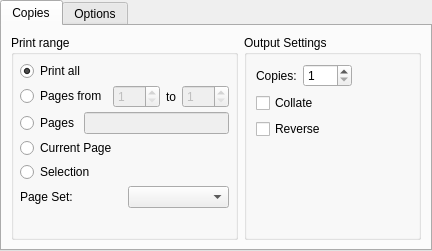
<?xml version="1.0" encoding="UTF-8"?>
<ui version="4.0">
 <class>QPrintSettingsOutput</class>
 <widget class="QWidget" name="QPrintSettingsOutput">
  <property name="geometry">
   <rect>
    <x>0</x>
    <y>0</y>
    <width>432</width>
    <height>251</height>
   </rect>
  </property>
  <property name="windowTitle">
   <string>Form</string>
  </property>
  <layout class="QHBoxLayout" name="horizontalLayout_2">
   <property name="leftMargin">
    <number>0</number>
   </property>
   <property name="topMargin">
    <number>0</number>
   </property>
   <property name="rightMargin">
    <number>0</number>
   </property>
   <property name="bottomMargin">
    <number>0</number>
   </property>
   <item>
    <widget class="QTabWidget" name="tabs">
     <property name="currentIndex">
      <number>0</number>
     </property>
     <widget class="QWidget" name="copiesTab">
      <attribute name="title">
       <string>Copies</string>
      </attribute>
      <layout class="QHBoxLayout" name="horizontalLayout">
       <item>
        <widget class="QGroupBox" name="gbPrintRange">
         <property name="sizePolicy">
          <sizepolicy hsizetype="Preferred" vsizetype="Minimum">
           <horstretch>0</horstretch>
           <verstretch>0</verstretch>
          </sizepolicy>
         </property>
         <property name="title">
          <string>Print range</string>
         </property>
         <layout class="QVBoxLayout" name="_3">
          <property name="spacing">
           <number>4</number>
          </property>
          <property name="leftMargin">
           <number>6</number>
          </property>
          <property name="topMargin">
           <number>6</number>
          </property>
          <property name="rightMargin">
           <number>6</number>
          </property>
          <property name="bottomMargin">
           <number>6</number>
          </property>
          <item>
           <widget class="QRadioButton" name="printAll">
            <property name="text">
             <string>Print all</string>
            </property>
            <property name="checked">
             <bool>true</bool>
            </property>
           </widget>
          </item>
          <item>
           <layout class="QHBoxLayout" name="_4">
            <property name="spacing">
             <number>6</number>
            </property>
            <property name="leftMargin">
             <number>0</number>
            </property>
            <property name="topMargin">
             <number>0</number>
            </property>
            <property name="rightMargin">
             <number>0</number>
            </property>
            <property name="bottomMargin">
             <number>0</number>
            </property>
            <item>
             <widget class="QRadioButton" name="printRange">
              <property name="text">
               <string>Pages from</string>
              </property>
             </widget>
            </item>
            <item>
             <widget class="QSpinBox" name="from">
              <property name="enabled">
               <bool>false</bool>
              </property>
              <property name="minimum">
               <number>1</number>
              </property>
              <property name="maximum">
               <number>999</number>
              </property>
             </widget>
            </item>
            <item>
             <widget class="QLabel" name="label_3">
              <property name="text">
               <string>to</string>
              </property>
             </widget>
            </item>
            <item>
             <widget class="QSpinBox" name="to">
              <property name="enabled">
               <bool>false</bool>
              </property>
              <property name="minimum">
               <number>1</number>
              </property>
              <property name="maximum">
               <number>999</number>
              </property>
             </widget>
            </item>
            <item>
             <spacer>
              <property name="orientation">
               <enum>Qt::Horizontal</enum>
              </property>
              <property name="sizeHint" stdset="0">
               <size>
                <width>0</width>
                <height>20</height>
               </size>
              </property>
             </spacer>
            </item>
           </layout>
          </item>
          <item>
           <layout class="QHBoxLayout" name="pagesLayout">
            <item>
             <widget class="QRadioButton" name="pagesRadioButton">
              <property name="text">
               <string>Pages</string>
              </property>
             </widget>
            </item>
            <item>
             <widget class="QLineEdit" name="pagesLineEdit">
              <property name="enabled">
               <bool>false</bool>
              </property>
              <property name="toolTip">
               <string>Specify pages or ranges separated by commas. Ranges are specified by two numbers separated by a hyphen. E.g: 3,5-7,9 prints pages 3, 5, 6, 7 and 9.</string>
              </property>
             </widget>
            </item>
           </layout>
          </item>
          <item>
           <widget class="QRadioButton" name="printCurrentPage">
            <property name="text">
             <string>Current Page</string>
            </property>
           </widget>
          </item>
          <item>
           <widget class="QRadioButton" name="printSelection">
            <property name="text">
             <string>Selection</string>
            </property>
           </widget>
          </item>
          <item>
           <layout class="QHBoxLayout" name="_5">
            <property name="spacing">
             <number>6</number>
            </property>
            <property name="bottomMargin">
             <number>0</number>
            </property>
            <item>
             <widget class="QLabel" name="pageSetLabel">
              <property name="text">
               <string>Page Set:</string>
              </property>
              <property name="visible">
               <bool>false</bool>
              </property>
             </widget>
            </item>
            <item>
             <widget class="QComboBox" name="pageSetCombo">
              <property name="visible">
               <bool>false</bool>
              </property>
             </widget>
            </item>
           </layout>
          </item>
          <item>
           <spacer name="verticalSpacer">
            <property name="orientation">
             <enum>Qt::Vertical</enum>
            </property>
            <property name="sizeHint" stdset="0">
             <size>
              <width>1</width>
              <height>1</height>
             </size>
            </property>
           </spacer>
          </item>
         </layout>
        </widget>
       </item>
       <item>
        <widget class="QGroupBox" name="groupBox">
         <property name="title">
          <string>Output Settings</string>
         </property>
         <layout class="QGridLayout" name="gridLayout">
          <item row="0" column="0">
           <widget class="QLabel" name="label">
            <property name="text">
             <string>Copies:</string>
            </property>
            <property name="buddy">
             <cstring>copies</cstring>
            </property>
           </widget>
          </item>
          <item row="0" column="1" colspan="2">
           <widget class="QSpinBox" name="copies">
            <property name="minimum">
             <number>1</number>
            </property>
            <property name="maximum">
             <number>999</number>
            </property>
           </widget>
          </item>
          <item row="0" column="3">
           <spacer name="horizontalSpacer">
            <property name="orientation">
             <enum>Qt::Horizontal</enum>
            </property>
            <property name="sizeHint" stdset="0">
             <size>
              <width>91</width>
              <height>20</height>
             </size>
            </property>
           </spacer>
          </item>
          <item row="1" column="0" colspan="2">
           <widget class="QCheckBox" name="collate">
            <property name="text">
             <string>Collate</string>
            </property>
           </widget>
          </item>
          <item row="1" column="2" rowspan="2" colspan="2">
           <widget class="QLabel" name="outputIcon">
            <property name="sizePolicy">
             <sizepolicy hsizetype="Ignored" vsizetype="Ignored">
              <horstretch>0</horstretch>
              <verstretch>0</verstretch>
             </sizepolicy>
            </property>
           </widget>
          </item>
          <item row="2" column="0" colspan="2">
           <widget class="QCheckBox" name="reverse">
            <property name="text">
             <string>Reverse</string>
            </property>
           </widget>
          </item>
          <item row="3" column="0" colspan="4">
           <spacer name="verticalSpacer_2">
            <property name="orientation">
             <enum>Qt::Vertical</enum>
            </property>
            <property name="sizeHint" stdset="0">
             <size>
              <width>0</width>
              <height>1</height>
             </size>
            </property>
           </spacer>
          </item>
         </layout>
        </widget>
       </item>
      </layout>
     </widget>
     <widget class="QWidget" name="optionsTab">
      <attribute name="title">
       <string>Options</string>
      </attribute>
      <layout class="QGridLayout" name="gridLayout_2">
       <item row="0" column="1">
        <widget class="QGroupBox" name="colorMode">
         <property name="title">
          <string>Color Mode</string>
         </property>
         <layout class="QGridLayout" name="gridLayout_4">
          <item row="2" column="0">
           <spacer name="verticalSpacer_6">
            <property name="orientation">
             <enum>Qt::Vertical</enum>
            </property>
            <property name="sizeHint" stdset="0">
             <size>
              <width>1</width>
              <height>0</height>
             </size>
            </property>
           </spacer>
          </item>
          <item row="0" column="0">
           <widget class="QRadioButton" name="color">
            <property name="text">
             <string>Color</string>
            </property>
           </widget>
          </item>
          <item row="0" column="1" rowspan="3">
           <widget class="QLabel" name="colorIcon"/>
          </item>
          <item row="1" column="0">
           <widget class="QRadioButton" name="grayscale">
            <property name="text">
             <string>Grayscale</string>
            </property>
           </widget>
          </item>
         </layout>
        </widget>
       </item>
       <item row="0" column="0">
        <widget class="QGroupBox" name="duplex">
         <property name="title">
          <string>Duplex Printing</string>
         </property>
         <layout class="QVBoxLayout" name="verticalLayout">
          <item>
           <widget class="QRadioButton" name="noDuplex">
            <property name="text">
             <string>None</string>
            </property>
            <property name="checked">
             <bool>true</bool>
            </property>
           </widget>
          </item>
          <item>
           <widget class="QRadioButton" name="duplexLong">
            <property name="text">
             <string>Long side</string>
            </property>
           </widget>
          </item>
          <item>
           <widget class="QRadioButton" name="duplexShort">
            <property name="text">
             <string>Short side</string>
            </property>
           </widget>
          </item>
          <item>
           <spacer name="verticalSpacer_42">
            <property name="orientation">
             <enum>Qt::Vertical</enum>
            </property>
            <property name="sizeHint" stdset="0">
             <size>
              <width>1</width>
              <height>0</height>
             </size>
            </property>
           </spacer>
          </item>
         </layout>
        </widget>
       </item>
      </layout>
     </widget>
    </widget>
   </item>
  </layout>
 </widget>
 <resources/>
 <connections>
  <connection>
   <sender>printRange</sender>
   <signal>toggled(bool)</signal>
   <receiver>from</receiver>
   <slot>setEnabled(bool)</slot>
   <hints>
    <hint type="sourcelabel">
     <x>89</x>
     <y>113</y>
    </hint>
    <hint type="destinationlabel">
     <x>182</x>
     <y>113</y>
    </hint>
   </hints>
  </connection>
  <connection>
   <sender>printRange</sender>
   <signal>toggled(bool)</signal>
   <receiver>to</receiver>
   <slot>setEnabled(bool)</slot>
   <hints>
    <hint type="sourcelabel">
     <x>82</x>
     <y>113</y>
    </hint>
    <hint type="destinationlabel">
     <x>267</x>
     <y>113</y>
    </hint>
   </hints>
  </connection>
  <connection>
   <sender>pagesRadioButton</sender>
   <signal>toggled(bool)</signal>
   <receiver>pagesLineEdit</receiver>
   <slot>setEnabled(bool)</slot>
   <hints>
    <hint type="sourcelabel">
     <x>58</x>
     <y>132</y>
    </hint>
    <hint type="destinationlabel">
     <x>163</x>
     <y>128</y>
    </hint>
   </hints>
  </connection>
 </connections>
</ui>
